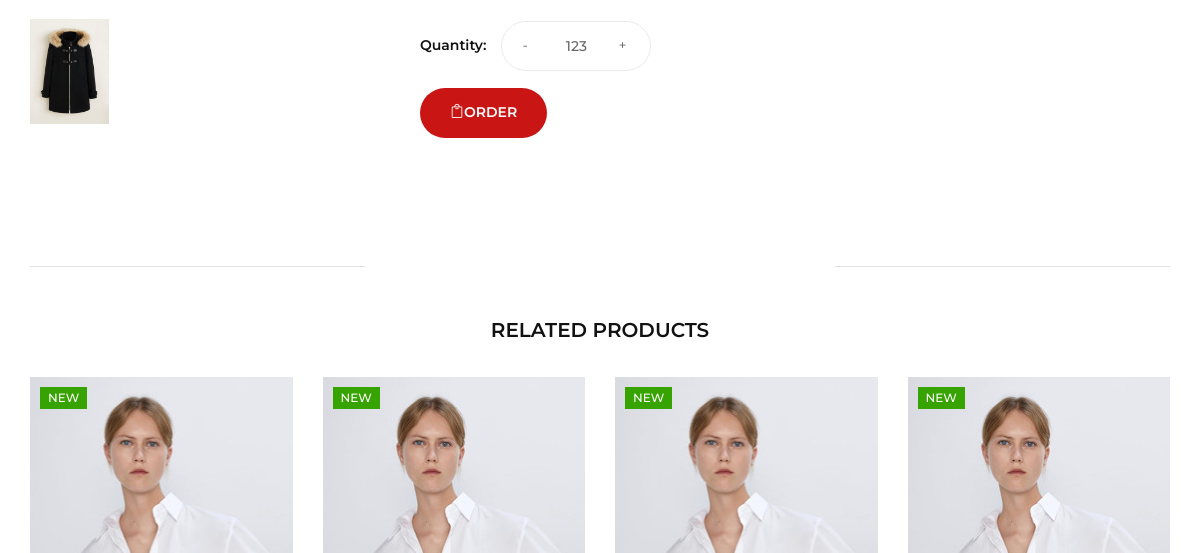
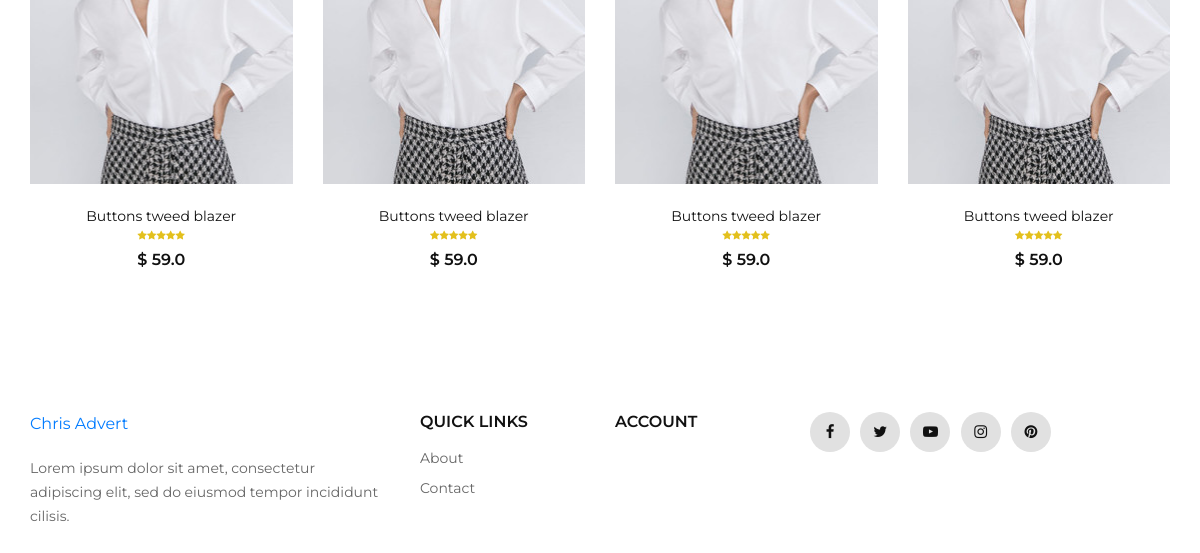
Before: /product-details/ (lower part) with the older database file (2 pictures, top to bottom).
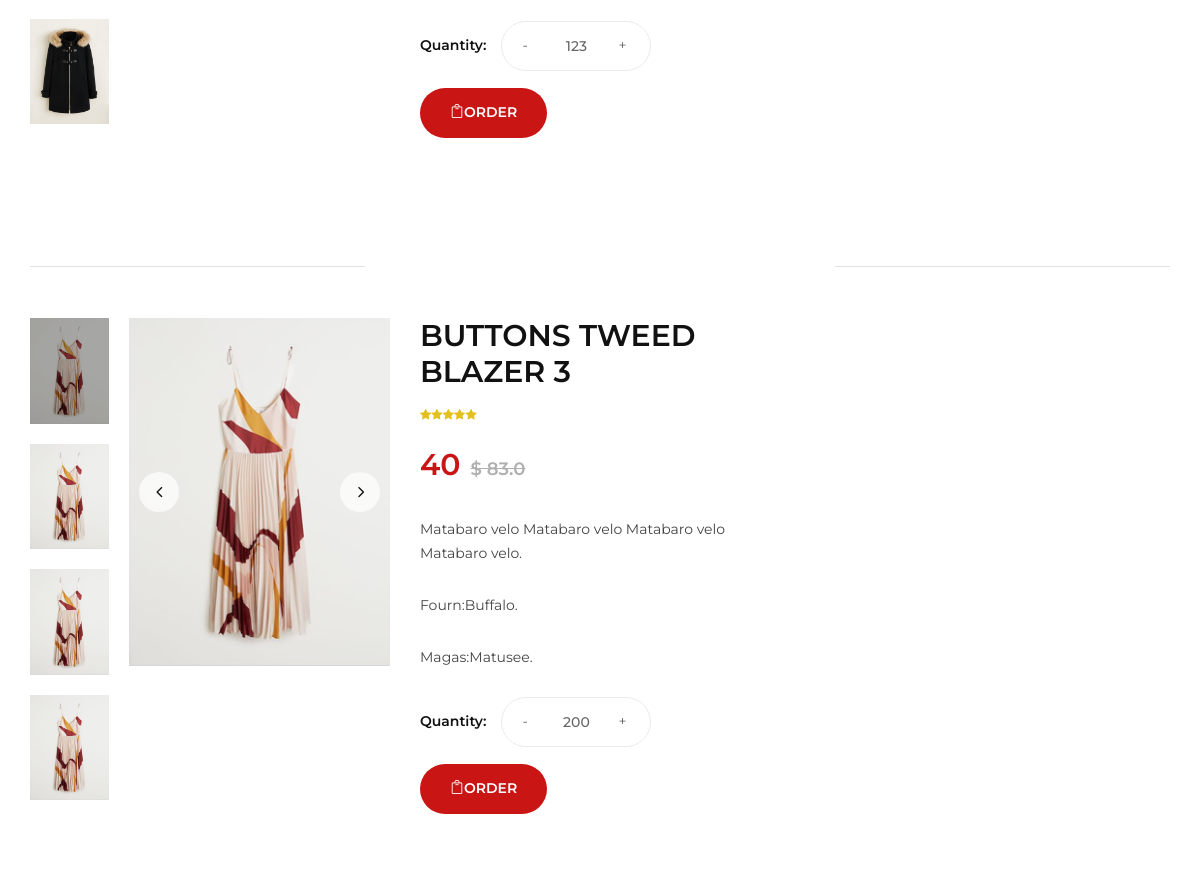
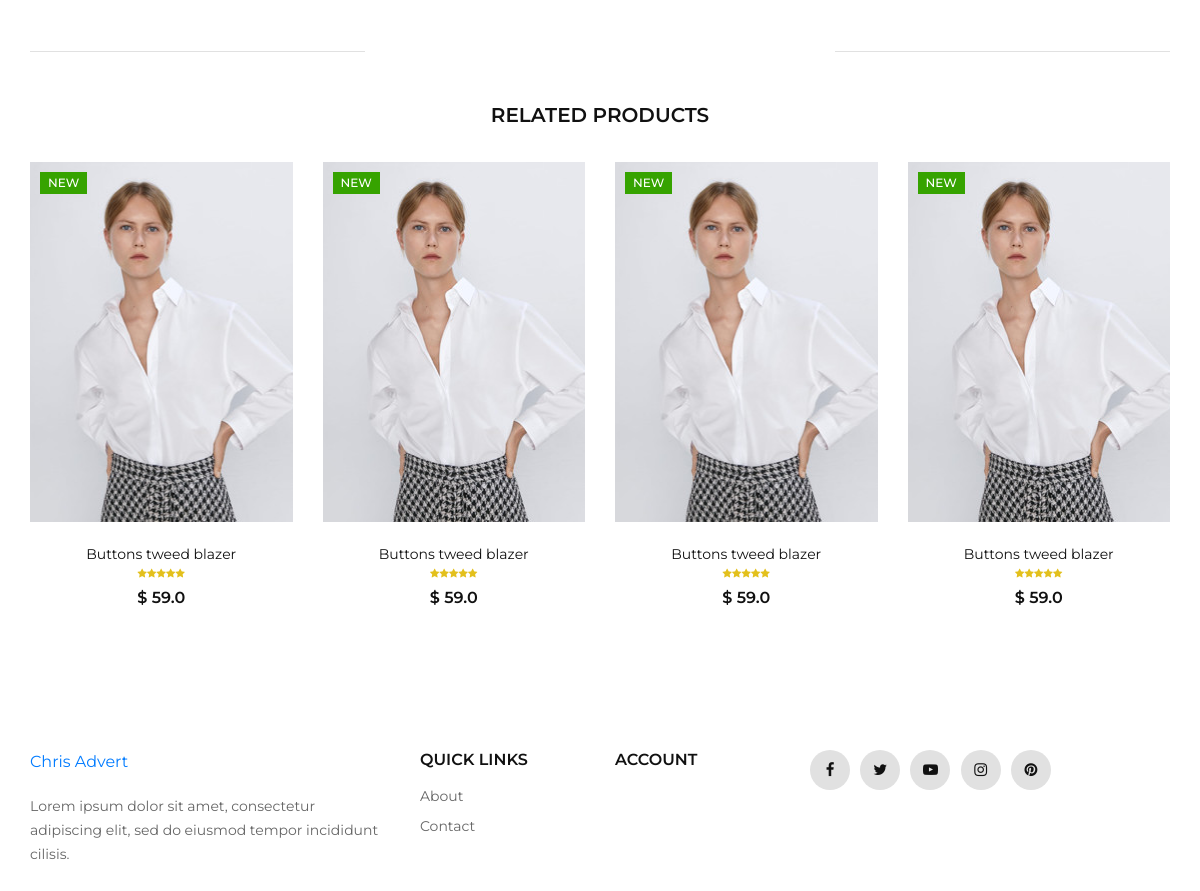
After: the same page with the newer database file (2 pictures, top to bottom).
### digiadvert/models.py (models this page shows, shortened)
class Marchandise(models.Model):
	CATEGORY = (
		('women','Women'),
		('men','Men'),
		('kid','Kid'),
		)
	imageMarch = models.FileField(upload_to = 'marchandise')
	CodeMarch = models.CharField(max_length = 250)
	NomMarch =models.CharField(max_length = 250)
	Designation = models.TextField()
	Quantity = models.CharField(max_length = 250)
	PrixUnitaire = models.CharField(max_length = 250)
	fournisseur = models.ForeignKey(Fournisseur, null = True, on_delete = models.SET_NULL)
	Magasinier = models.ForeignKey(Magasinier, null = True, on_delete = models.SET_NULL)

class Fournisseur(models.Model):
	CodeFourni = models.CharField(max_length = 250)
	NomFourni  = models.CharField(max_length = 250)
	PostNomFourni  = models.CharField(max_length = 250)
	PreNomFourni = models.CharField(max_length = 250)
	AddressFourni = models.CharField(max_length = 250)
	NumTelFourni = models.CharField(max_length = 250)
	mailFourni = models.CharField(max_length = 250)
	def __str__(self):
		return self.NomFourni

class Magasinier(models.Model):
	CodeMag = models.CharField(max_length = 250)
	NomMag  = models.CharField(max_length = 250)
	NumTelMaga = models.CharField(max_length = 250)
	def __str__(self):
		return self.NomMag

### digiadvert/views.py (the view)
# urls.py: path('product-details/', views.Product_details, name = "product_details"),
def Product_details(request):
	march = Marchandise.objects.all()
	context = {
	'march':march
	}
	return render(request, 'product-details.html',context)

### digiadvert/templates/product-details.html (shortened to what the changed rows need)
{% load static %}
<!DOCTYPE html>
<html lang="zxx">
<head>
    <link rel="stylesheet" href="{% static 'css/bootstrap.min.css' %}" type="text/css">
    <link rel="stylesheet" href="{% static 'css/font-awesome.min.css' %}" type="text/css">
    <link rel="stylesheet" href="{% static 'css/elegant-icons.css' %}" type="text/css">
    <link rel="stylesheet" href="{% static 'css/jquery-ui.min.css' %}" type="text/css">
    <link rel="stylesheet" href="{% static 'css/magnific-popup.css' %}" type="text/css">
    <link rel="stylesheet" href="{% static 'css/owl.carousel.min.css' %}" type="text/css">
    <link rel="stylesheet" href="{% static 'css/slicknav.min.css' %}" type="text/css">
    <link rel="stylesheet" href="{% static 'css/style.css' %}" type="text/css">
</head>
<body>
    <section class="product-details spad">
        <div class="container">
        {% for march in march %}
            <div class="row">
                <div class="col-lg-4">
                    <div class="product__details__pic">
                        <div class="product__details__pic__left product__thumb nice-scroll">
                            <a class="pt active" href="#product-1">
                                <img src="{{march.imageMarch.url}}" alt="">
                            </a>
                            <a class="pt" href="#product-2">
                                <img src="{{march.imageMarch.url}}" alt="">
                            </a>
                            <a class="pt" href="#product-3">
                                <img src="{{march.imageMarch.url}}" alt="">
                            </a>
                            <a class="pt" href="#product-4">
                                <img src="{{march.imageMarch.url}}" alt="">
                            </a>
                        </div>
                        <div class="product__details__slider__content">
                            <div class="product__details__pic__slider owl-carousel">
                                <img data-hash="product-1" class="product__big__img" src="{{march.imageMarch.url}}" alt="">
                            </div>
                        </div>
                    </div>
                </div>
                <div class="col-lg-4">
                    <div class="product__details__text">
                        <h3>{{march.NomMarch}} </h3>
                        <div class="rating">
                            <i class="fa fa-star"></i>
                            <i class="fa fa-star"></i>
                            <i class="fa fa-star"></i>
                            <i class="fa fa-star"></i>
                            <i class="fa fa-star"></i>
                        </div>
                        <div class="product__details__price">{{march.PrixUnitaire}}<span>$ 83.0</span></div>
                        <p>{{march.Designation}}.</p>
                        <p>Fourn:{{march.fournisseur}}.</p>
                        <p>Magas:{{march.Magasinier}}.</p>
                        <div class="product__details__button">
                            <div class="quantity">
                                <span>Quantity:</span>
                                <div class="pro-qty">
                                    <input type="text" value="{{march.Quantity}}">
                                </div>
                            </div>
                            <a href="{% url 'order' %}" class="cart-btn"><span class="icon_bag_alt"></span>Order</a>
                        </div>
                    </div>
                </div>
                <div class="col-lg-12">
                    <div class="product__details__tab">
                    </div>
                </div>
            </div>
            {% endfor %}
        </div>
    </section>
</body>
</html>

Changed rows visible on the page:
added Marchandise: imageMarch (picture), NomMarch "BUTTONS TWEED BLAZER 3", PrixUnitaire "40", Designation "Matabaro velo Matabaro velo Matabaro velo Matabaro velo", fournisseur "Buffalo", Magasinier "Matusee", Quantity "200"
